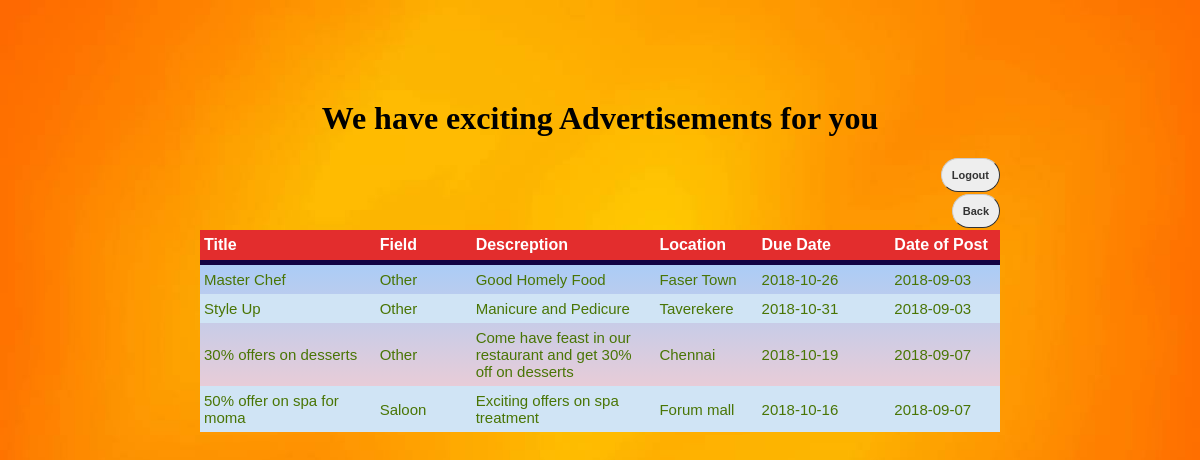
The page /singlemom/viewads.php on the database its author committed.
### tables this page shows
CREATE TABLE `adpost` (
  `aid` int(100) NOT NULL,
  `atitle` varchar(50) NOT NULL,
  `afield` varchar(50) NOT NULL,
  `adesc` varchar(100) NOT NULL,
  `alocation` varchar(50) NOT NULL,
  `duedate` date NOT NULL,
  `datepost` date NOT NULL,
  `username` varchar(50) NOT NULL
);

### singlemom/viewads.php (the view, shortened to what this page needs)
<!DOCTYPE html>
<html>
<head>
  	<center><h1>We have exciting Advertisements for you</h1></center>
</head>
	<body>
	<div class="container">
		<form method ="POST">
			<input style="float: right;" type="submit" class="button" name="logout" value="Logout"><br><br>
			<input style="float: right;" type="submit" class="button" name="back" value="Back">
		</form>
	</div>
		<br>
		<div class="row">
			<div class="col-md-12">
				<div class="table-responsive"><br>
					<table class="blueTable" cellpadding="2px">
						<thead>
							<th class="title"> Title</th>
							<th class="field"> Field</th>
							<th class="desc"> Descreption</th>
							<th class="loc"> Location</th>
							<th class="lastdate">Due Date</th>
							<th class="postdate">Date of Post</th>
						</thead>
						<tbody>
							<?php
								require('db.php');
								$query3 = "SELECT aid,atitle,afield,adesc,alocation,duedate,datepost FROM adpost WHERE DATE(duedate) >= CURDATE()";
            					$result3 = $con->query($query3);
           						while($rows3 = mysqli_fetch_array($result3)){
             					$atitle = $rows3['atitle'];
              					$afield = $rows3['afield'];
              					$adesc = $rows3['adesc'];
              					$alocation = $rows3['alocation'];
              					$duedate = $rows3['duedate'];
              					$datepost = $rows3['datepost'];
              				?>
              					<tr>
             					<td><?php echo $atitle; ?></td>
              					<td><?php echo $afield; ?></td>
             					<td><?php echo $adesc; ?></td>
             					<td><?php echo $alocation; ?></td>
              					<td><?php echo $duedate; ?></td>
              					<td><?php echo $datepost; ?></td>
              					<?php
              					}
          ?>
						</tbody>
					</table>
				</div>
			</div>
		</div>
	</body>
</html>

### singlemom/viewads.php (style rules this page uses)
body { background-image: url(yellow.jpg); background-repeat:no-repeat,repeat; background-size: cover; margin-left:200px; margin-right:200px; margin-top:100px; }
table { border-radius:20px; }
.button { font: bold 11px Arial; text-decoration: none; background-color: #EEEEEE; color: #333333; border-radius: 20px; padding:10px; width: auto; border-top: 1px solid #CCCCCC; border-right: 1px solid #333333; border-bottom: 1px solid #333333; border-left: 1px solid #CCCCCC; }
table.blueTable { font-family: Arial, Helvetica, sans-serif; background: linear-gradient(to bottom, #99ccff 0%, #ffcccc 100%); width: auto; padding: 0px; margin:0px; height: auto; text-align: left; border-collapse: collapse; }
table.blueTable td, table.blueTable th { border: 0px solid #AAAAAA; padding: 6px 4px; }
table.blueTable tbody td { font-size: 15px; color: #497505; }
table.blueTable tr:nth-child(even) { background: #D0E4F5; }
table.blueTable thead { background: #E32D2D; border-bottom: 5px solid #100244; }
table.blueTable thead th { font-weight: bold; color: #FFFFFF; border-left: 0px solid #F50F0F; }
table.blueTable thead th:first-child { border-left: none; }
.title { width: 200px; }
.field { width: 100px; }
.desc { width: 200px; }
.loc { width: 100px; }
.lastdate { width: 150px; }
.postdate { width: 120px; }

### rows shown on the page
adpost: atitle "Master Chef", afield "Other", adesc "Good Homely Food", alocation "Faser Town", duedate "2018-10-26", datepost "2018-09-03"
adpost: atitle "Style Up", afield "Other", adesc "Manicure and Pedicure", alocation "Taverekere", duedate "2018-10-31", datepost "2018-09-03"
adpost: atitle "30% offers on desserts", afield "Other", adesc "Come have feast in our restaurant and get 30% off on desserts", alocation "Chennai", duedate "2018-10-19", datepost "2018-09-07"
adpost: atitle "50% offer on spa for moma", afield "Saloon", adesc "Exciting offers on spa treatment", alocation "Forum mall", duedate "2018-10-16", datepost "2018-09-07"
